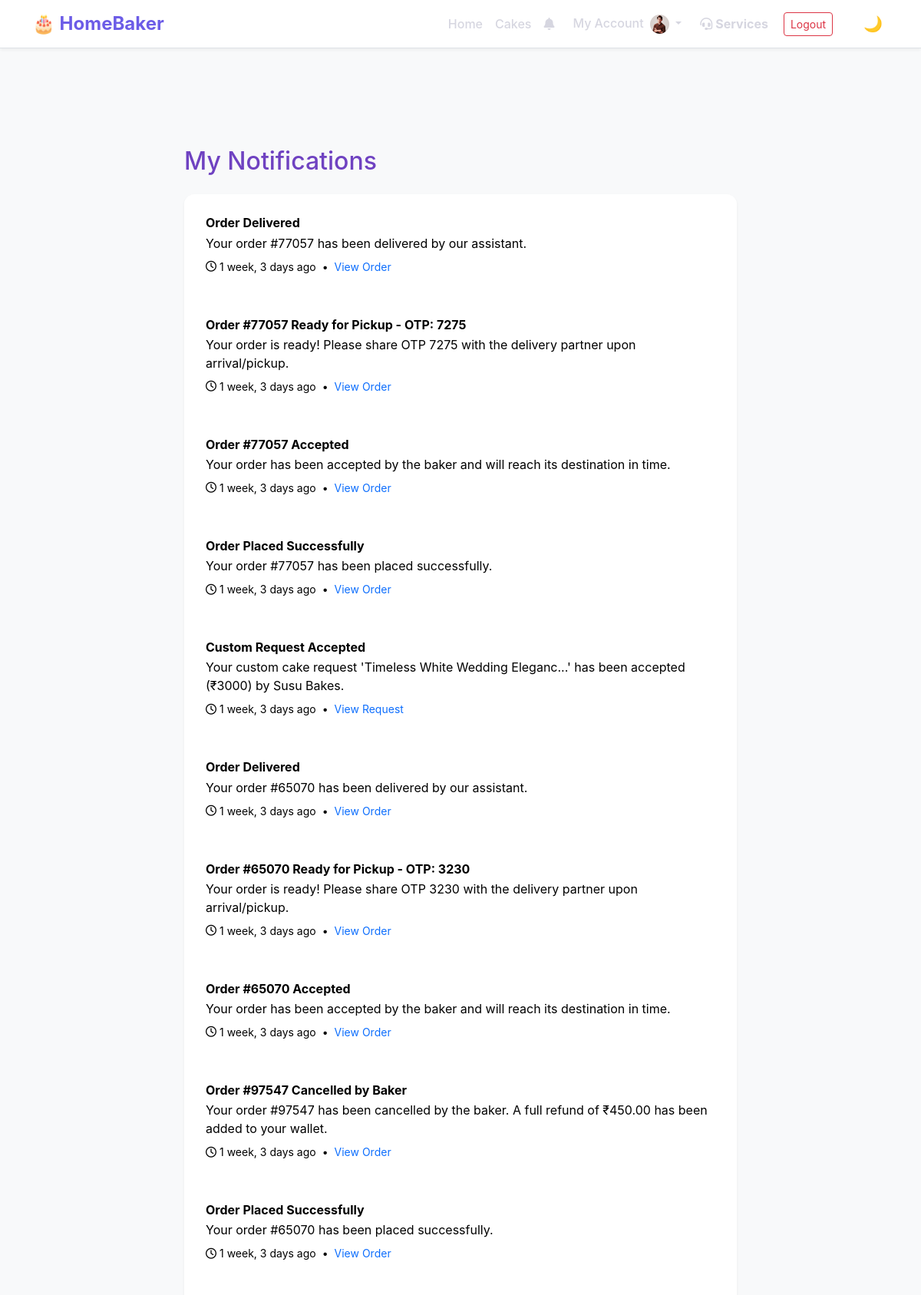
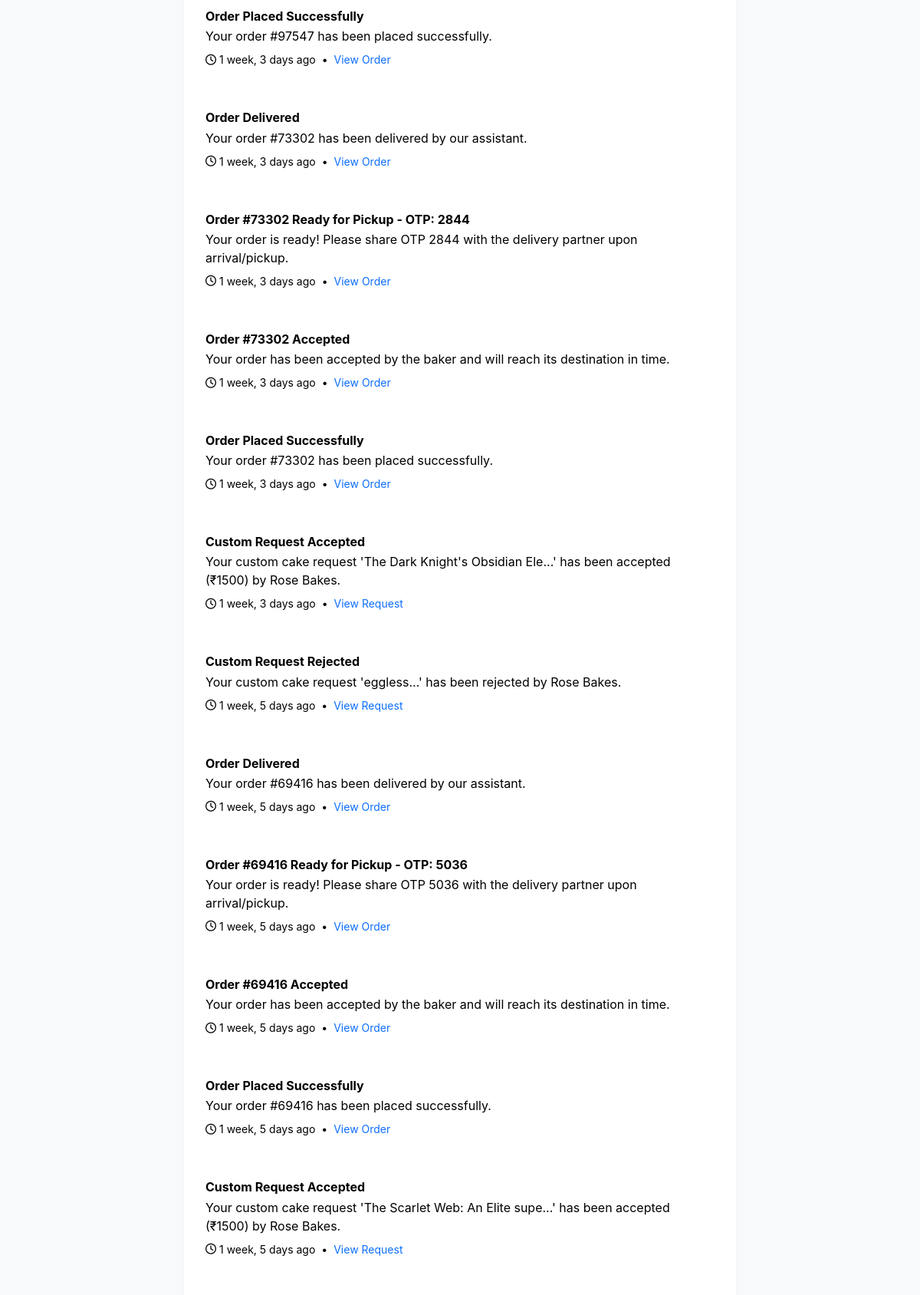
The page /notifications/ (signed in, upper part) on the database its author committed (2 pictures, top to bottom).
### main/models.py (models this page shows, shortened)
class UserProfile(models.Model):
    ROLE_CHOICES = [
        ('customer', 'Customer'),
        ('baker', 'Baker'),
        ('admin', 'Admin'),
        ('delivery_assistant', 'Delivery Assistant'),
    ]
    user = models.OneToOneField(User, on_delete=models.CASCADE, related_name='profile')
    phone_number = models.CharField(max_length=15, unique=True)
    role = models.CharField(max_length=20, choices=ROLE_CHOICES, default='customer')
    is_phone_verified = models.BooleanField(default=False)
    failed_login_attempts = models.IntegerField(default=0)
    account_locked_until = models.DateTimeField(null=True, blank=True)
    is_suspended = models.BooleanField(default=False)
    email_otp = models.CharField(max_length=6, null=True, blank=True)
    otp_expiry = models.DateTimeField(null=True, blank=True)
    created_at = models.DateTimeField(auto_now_add=True)
    updated_at = models.DateTimeField(auto_now=True)
    default_address = models.TextField(blank=True, help_text="Default delivery address")
    profile_picture = models.ImageField(upload_to='profile_pics/', blank=True, null=True)
    class Meta:
        verbose_name = "User Profile"
        verbose_name_plural = "User Profiles"

class Notification(models.Model):
    NOTIFICATION_TYPE_CHOICES = [
        ('order_placed', 'Order Placed'),
        ('order_confirmed', 'Order Confirmed'),
        ('order_baking', 'Order Baking'),
        ('order_ready', 'Order Ready'),
        ('order_delivered', 'Order Delivered'),
        ('order_cancelled', 'Order Cancelled'),
        ('review_received', 'Review Received'),
        ('baker_approved', 'Baker Approved'),
        ('baker_rejected', 'Baker Rejected'),
        ('payment_received', 'Payment Received'),
        ('low_stock', 'Low Stock Alert'),
        ('custom_request_accepted', 'Custom Request Accepted'),
        ('custom_request_rejected', 'Custom Request Rejected'),
        ('ticket_resolved', 'Support Ticket Resolved'),
        ('coupon_launched', 'New Coupon Launched'),
    ]
    user = models.ForeignKey(User, on_delete=models.CASCADE, related_name='notifications')
    notification_type = models.CharField(max_length=50, choices=NOTIFICATION_TYPE_CHOICES)
    title = models.CharField(max_length=200)
    message = models.TextField()
    order = models.ForeignKey(Order, on_delete=models.CASCADE, null=True, blank=True, related_name='notifications')
    is_read = models.BooleanField(default=False)
    created_at = models.DateTimeField(auto_now_add=True)
    class Meta:
        ordering = ['-created_at']
        verbose_name = "Notification"
        verbose_name_plural = "Notifications"

### main/views_customer.py (the view)
# urls.py: path('notifications/', notifications_list, name='notifications'),
@login_required
def notifications_list(request):
    notifications = Notification.objects.filter(user=request.user).order_by('-created_at')
    context = {
        'notifications_list': notifications,
    }
    return render(request, 'notifications.html', context)

### main/context_processors.py (called while the page is built)
def notification_count(request):
    if request.user.is_authenticated:
        count = Notification.objects.filter(user=request.user, is_read=False).count()
        return {'unread_notifications_count': count}
    return {'unread_notifications_count': 0}

### templates/notifications.html (shortened to what this page needs)
{% extends 'base.html' %}
{% load static %}
{% block content %}
<div class="container py-5">
    <div class="row justify-content-center">
        <div class="col-md-8">
            <div class="d-flex justify-content-between align-items-center mb-4">
                <h2 class="mb-0" style="color: #6f42c1;">My Notifications</h2>
                {% if notifications_list %}
                <button class="btn btn-outline-light btn-sm" onclick="markAllAsReadPage()">
                    <i class="fas fa-check-double me-1"></i> Mark all as read
                </button>
                {% endif %}
            </div>
            <div class="card border-0 shadow-sm overflow-hidden">
                <div class="list-group list-group-flush">
                    {% for notification in notifications_list %}
                    <div class="list-group-item p-4 {% if not notification.is_read %}bg-primary bg-opacity-10 border-start border-primary border-4{% else %}border-start border-4 border-transparent{% endif %}"
                        id="notification-{{ notification.id }}">
                        <div class="d-flex justify-content-between align-items-start">
                            <div class="flex-grow-1">
                                <div class="d-flex align-items-center mb-1">
                                    <h6 class="mb-0 fw-bold text-black">{{ notification.title }}</h6>
                                </div>
                                <p class="text-black mb-2">{{ notification.message }}</p>
                                <div class="d-flex align-items-center text-black small">
                                    <i class="far fa-clock me-1"></i>
                                    {{ notification.created_at|timesince }} ago
                                    {% if notification.order %}
                                    <span class="mx-2">•</span>
                                    <a href="{% url 'my_orders' %}" class="text-decoration-none text-primary">View Order</a>
                                    {% elif "custom_request" in notification.notification_type %}
                                    <span class="mx-2">•</span>
                                    <a href="{% url 'my_custom_requests' %}" class="text-decoration-none text-primary">View Request</a>
                                    {% endif %}
                                </div>
                            </div>
                        </div>
                    </div>
                    {% empty %}
                    <div class="text-center py-5">
                        <i class="fas fa-bell-slash fa-3x mb-3 text-muted opacity-25"></i>
                        <p class="text-black">You have no notifications yet.</p>
                        <a href="{% url 'cakes' %}" class="btn btn-primary mt-2">Explore Cakes</a>
                    </div>
                    {% endfor %}
                </div>
            </div>
        </div>
    </div>
</div>
{% endblock %}

### templates/base.html (shortened to what this page needs)
{% load static %}
<!DOCTYPE html>
<html lang="en">
<head>
    <link href="https://cdn.jsdelivr.net/npm/bootstrap@5.3.2/dist/css/bootstrap.min.css" rel="stylesheet">
    <link rel="stylesheet" href="{% static 'css/style.css' %}">
    <link rel="stylesheet" href="https://cdnjs.cloudflare.com/ajax/libs/font-awesome/6.4.0/css/all.min.css">
</head>
<body class="d-flex flex-column min-vh-100">
    <nav class="navbar navbar-expand-lg border-bottom sticky-top">
        <div class="container">
            <a class="navbar-brand fw-bold" href="{% url 'home' %}">
                🎂 HomeBaker
            </a>
            <div class="collapse navbar-collapse" id="navbarNav">
                <ul class="navbar-nav ms-auto align-items-center">
                    {% if user.is_authenticated and user.profile.role == 'customer' %}
                    <li class="nav-item">
                        <a class="nav-link {% if request.path == '/customer-home/' %}active{% endif %}" href="{% url 'customer_home' %}">Home</a>
                    </li>
                    {% endif %}
                    {% if not user.is_authenticated or user.profile.role != 'delivery_assistant' %}
                    <li class="nav-item">
                        <a class="nav-link {% if '/cakes/' in request.path %}active{% endif %}" href="{% url 'cakes' %}">Cakes</a>
                    </li>
                    {% endif %}
                    {% if user.is_authenticated %}
                    <li class="nav-item dropdown me-2">
                        <a class="nav-link position-relative" href="#" id="notificationDropdown" role="button"
                            data-bs-toggle="dropdown" aria-expanded="false">
                            <i class="fas fa-bell"></i>
                        </a>
                    </li>
                    <li class="nav-item dropdown">
                        <a class="nav-link dropdown-toggle" href="#" id="customerDropdown" role="button"
                            data-bs-toggle="dropdown">
                            My Account
                            {% if user.profile.profile_picture %}
                            <img src="{{ user.profile.profile_picture.url }}" alt="Profile" class="rounded-circle ms-1"
                                style="width: 25px; height: 25px; object-fit: cover;">
                            {% else %}
                            <i class="fas fa-user-circle ms-1"></i>
                            {% endif %}
                        </a>
                    </li>
                    {% if user.profile.role == 'delivery_assistant' %}
                    <li class="nav-item">
                        <a class="nav-link text-success fw-bold" href="{% url 'delivery_dashboard' %}">
                            🚚 Delivery Dashboard
                        </a>
                    </li>
                    {% elif not user.is_staff %}
                    <li class="nav-item ms-2 me-1" style="display: flex; align-items: center;">
                        <a class="nav-link {% if '/services/' in request.path %}active{% else %}fw-bold text-secondary{% endif %}" href="{% url 'services' %}">
                            <i class="fas fa-headset me-1"></i>Services
                        </a>
                    </li>
                    {% endif %}
                    <li class="nav-item ms-2" style="display: flex; align-items: center;">
                        <a class="btn btn-outline-danger btn-sm" href="{% url 'logout' %}">Logout</a>
                    </li>
                    {% endif %}
                    <li class="nav-item ms-3">
                        <button class="theme-toggle" id="themeToggle" aria-label="Toggle theme">
                            <span id="themeIcon">🌙</span>
                        </button>
                    </li>
                </ul>
            </div>
        </div>
    </nav>
    <main class="container">
        {% block content %}{% endblock %}
    </main>
</body>
</html>

### static/css/style.css (style rules this page uses)
body { background-color: #0f0f14; color: #eaeaf0; font-family: "Segoe UI", Tahoma, Geneva, Verdana, sans-serif; }
.navbar { background-color: #14141c; }
.navbar-brand { font-size: 1.5rem; color: #b084ff !important; }
.navbar .nav-link { color: #d6d6e0 !important; }
main.container { margin-top: 3rem; }
h1, h2, h3, h4, h5 { color: #c7a6ff; }
.card { background-color: #181824; border: 1px solid #2a2a3d; border-radius: 14px; color: #eaeaf0; transition: transform 0.2s ease, box-shadow 0.2s ease; }

### templates/base.html (style rules this page uses)
:root { --bg-primary: #f8f9fa; --bg-secondary: #ffffff; --bg-card: #ffffff; --text-primary: #2d3436; --text-secondary: #495057; --text-muted: #6c757d; --border-color: #dee2e6; --shadow: 0 2px 4px rgba(0, 0, 0, 0.05); --navbar-bg: #ffffff; --navbar-shadow: 0 2px 4px rgba(0, 0, 0, 0.05); }
body { background-color: var(--bg-primary); color: var(--text-primary); font-family: -apple-system, BlinkMacSystemFont, 'Segoe UI', Roboto, 'Helvetica Neue', Arial, sans-serif; transition: background-color 0.3s ease, color 0.3s ease; }
.navbar { background-color: var(--navbar-bg) !important; box-shadow: var(--navbar-shadow); border-bottom-color: var(--border-color) !important; transition: background-color 0.3s ease, box-shadow 0.3s ease; }
.navbar-brand { font-size: 1.5rem; color: #6c5ce7 !important; }
.nav-link { font-weight: 500; color: var(--text-secondary) !important; transition: color 0.2s; }
.card { background-color: var(--bg-card) !important; border-color: var(--border-color) !important; color: var(--text-primary); transition: background-color 0.3s ease, border-color 0.3s ease; }
.text-secondary { color: var(--text-secondary) !important; }
.border-bottom { border-color: var(--border-color) !important; }
.border-start { border-color: var(--border-color) !important; }
.shadow-sm { box-shadow: var(--shadow) !important; }
main { min-height: calc(100vh - 200px); padding: 2rem 0; }
.theme-toggle { background: none; border: none; cursor: pointer; font-size: 1.25rem; padding: 0.5rem; margin-left: 1rem; transition: transform 0.2s; }

### templates/notifications.html (style rules this page uses)
.border-transparent { border-color: transparent !important; }

### rows shown on the page
Notification: title "Order Delivered", message "Your order #77057 has been delivered by our assistant.", created_at "1 week, 3 days", shows "View Order"
Notification: title "Order #77057 Ready for Pickup - OTP: 7275", message "Your order is ready! Please share OTP 7275 with the delivery partner upon arrival/pickup.", created_at "1 week, 3 days", shows "View Order"
Notification: title "Order #77057 Accepted", message "Your order has been accepted by the baker and will reach its destination in time.", created_at "1 week, 3 days", shows "View Order"
Notification: title "Order Placed Successfully", message "Your order #77057 has been placed successfully.", created_at "1 week, 3 days", shows "View Order"
Notification: title "Custom Request Accepted", message "Your custom cake request 'Timeless White Wedding Eleganc...' has been accepted (₹3000) by Susu Bakes.", created_at "1 week, 3 days", shows "View Request"
Notification: title "Order Delivered", message "Your order #65070 has been delivered by our assistant.", created_at "1 week, 3 days", shows "View Order"
Notification: title "Order #65070 Ready for Pickup - OTP: 3230", message "Your order is ready! Please share OTP 3230 with the delivery partner upon arrival/pickup.", created_at "1 week, 3 days", shows "View Order"
Notification: title "Order #65070 Accepted", message "Your order has been accepted by the baker and will reach its destination in time.", created_at "1 week, 3 days", shows "View Order"
Notification: title "Order #97547 Cancelled by Baker", message "Your order #97547 has been cancelled by the baker. A full refund of ₹450.00 has been added to your wallet.", created_at "1 week, 3 days", shows "View Order"
Notification: title "Order Placed Successfully", message "Your order #65070 has been placed successfully.", created_at "1 week, 3 days", shows "View Order"
Notification: title "Order Placed Successfully", message "Your order #97547 has been placed successfully.", created_at "1 week, 3 days", shows "View Order"
Notification: title "Order Delivered", message "Your order #73302 has been delivered by our assistant.", created_at "1 week, 3 days", shows "View Order"
Notification: title "Order #73302 Ready for Pickup - OTP: 2844", message "Your order is ready! Please share OTP 2844 with the delivery partner upon arrival/pickup.", created_at "1 week, 3 days", shows "View Order"
Notification: title "Order #73302 Accepted", message "Your order has been accepted by the baker and will reach its destination in time.", created_at "1 week, 3 days", shows "View Order"
Notification: title "Order Placed Successfully", message "Your order #73302 has been placed successfully.", created_at "1 week, 3 days", shows "View Order"
Notification: title "Custom Request Accepted", message "Your custom cake request 'The Dark Knight's Obsidian Ele...' has been accepted (₹1500) by Rose Bakes.", created_at "1 week, 3 days", shows "View Request"
Notification: title "Custom Request Rejected", message "Your custom cake request 'eggless...' has been rejected by Rose Bakes.", created_at "1 week, 5 days", shows "View Request"
Notification: title "Order Delivered", message "Your order #69416 has been delivered by our assistant.", created_at "1 week, 5 days", shows "View Order"
Notification: title "Order #69416 Ready for Pickup - OTP: 5036", message "Your order is ready! Please share OTP 5036 with the delivery partner upon arrival/pickup.", created_at "1 week, 5 days", shows "View Order"
Notification: title "Order #69416 Accepted", message "Your order has been accepted by the baker and will reach its destination in time.", created_at "1 week, 5 days", shows "View Order"
Notification: title "Order Placed Successfully", message "Your order #69416 has been placed successfully.", created_at "1 week, 5 days", shows "View Order"
Notification: title "Custom Request Accepted", message "Your custom cake request 'The Scarlet Web: An Elite supe...' has been accepted (₹1500) by Rose Bakes.", created_at "1 week, 5 days", shows "View Request"
